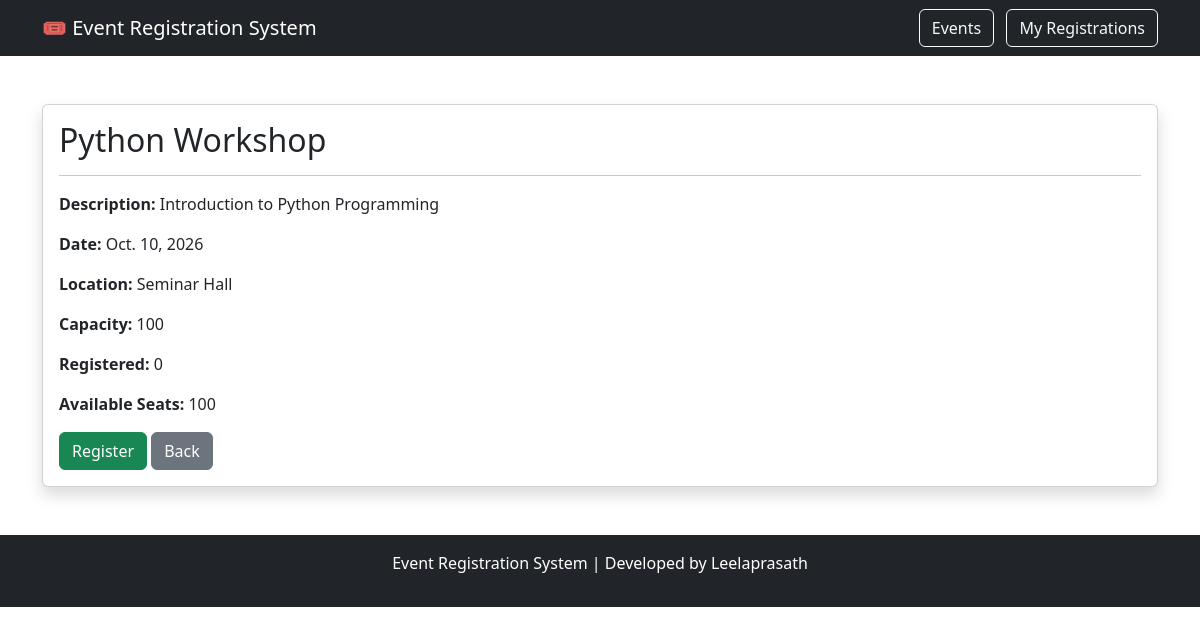
The app's page /events/1/ with its own data.
### events/models.py (models this page shows, shortened)
class Event(models.Model):
    title = models.CharField(max_length=200)
    description = models.TextField()
    date = models.DateField()
    location = models.CharField(max_length=200)
    capacity = models.IntegerField()
    organizer = models.CharField(max_length=100)

### events/views.py (the view)
def event_detail(request, event_id):
    event = get_object_or_404(
        Event,
        id=event_id
    )
    registered_count = Registration.objects.filter(
        event=event,
        status='Registered'
    ).count()
    available_seats = (
        event.capacity - registered_count
    )
    return render(
        request,
        'events/event_detail.html',
        {
            'event': event,
            'registered_count': registered_count,
            'available_seats': available_seats
        }
    )

### events/templates/events/event_detail.html (shortened to what this page needs)
<!DOCTYPE html>
<html>
<head>
    <link href="https://cdn.jsdelivr.net/npm/bootstrap@5.3.8/dist/css/bootstrap.min.css" rel="stylesheet">
</head>
<nav class="navbar navbar-expand-lg navbar-dark bg-dark">
    <div class="container">
        <a class="navbar-brand">
    🎟️ Event Registration System
</a>
        <div>
            <a
                href="/events/"
                class="btn btn-outline-light me-2"
            >
                Events
            </a>
            <a
                href="/events/my-registrations/"
                class="btn btn-outline-light"
            >
                My Registrations
            </a>
        </div>
    </div>
</nav>
<body>
<div class="container mt-5">
    <div class="card shadow">
        <div class="card-body">
            <h2 class="card-title">
                {{ event.title }}
            </h2>
            <hr>
            <p>
                <strong>Description:</strong>
                {{ event.description }}
            </p>
            <p>
                <strong>Date:</strong>
                {{ event.date }}
            </p>
            <p>
                <strong>Location:</strong>
                {{ event.location }}
            </p>
            <p>
                <strong>Capacity:</strong>
                {{ event.capacity }}
            </p>
            <p>
                <strong>Registered:</strong>
                {{ registered_count }}
            </p>
            <p>
                <strong>Available Seats:</strong>
                {{ available_seats }}
            </p>
            {% if available_seats > 0 %}
            <a
                href="/events/register/{{ event.id }}/"
                class="btn btn-success"
            >
                Register
            </a>
            {% endif %}
            <a
                href="/events/"
                class="btn btn-secondary"
            >
                Back
            </a>
        </div>
    </div>
</div>
</body>
<footer class="bg-dark text-white text-center p-3 mt-5">
    <p>
        Event Registration System |
        Developed by Leelaprasath
    </p>
</footer>
</html>

### records on screen
Event: title "Python Workshop", description "Introduction to Python Programming", date "Oct. 10, 2026", location "Seminar Hall", capacity "100"

### other values on screen
{{ registered_count }} "0"
{{ available_seats }} "100"
